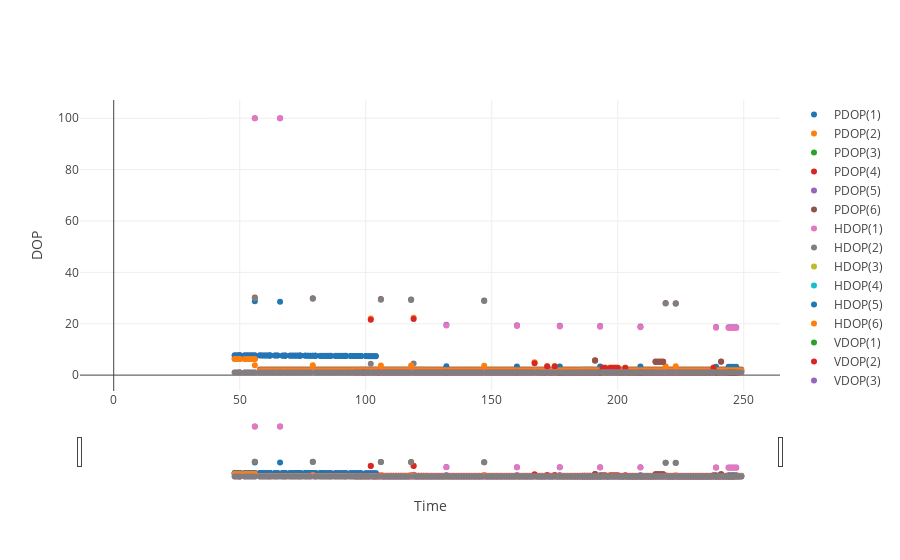

The code cell stored with this chart in its notebook:
### Code cell
data = [{
            'x': r[r.fixseq==seq]['fixtime'],
            'y': r[r.fixseq==seq]['pdop'],
            'name': 'PDOP({})'.format(seq), 'mode': 'markers',
        } for seq in r.fixseq.unique()]
data.extend([{
            'x': r[r.fixseq==seq]['fixtime'],
            'y': r[r.fixseq==seq]['hdop'],
            'name': 'HDOP({})'.format(seq), 'mode': 'markers',
        } for seq in r.fixseq.unique()])
data.extend([{
            'x': r[r.fixseq==seq]['fixtime'],
            'y': r[r.fixseq==seq]['vdop'],
            'name': 'VDOP({})'.format(seq), 'mode': 'markers',
        } for seq in r.fixseq.unique()])

iplot(
    {
        'data': data,
        'layout': {
            'xaxis': {'title': 'Time', 'rangeslider': {}},
            'yaxis': {'title': "DOP"}
            
        }
    }
)

### Figure 1 — Plotly figure (JSON) as saved in the notebook; plotly's stock layout.template omitted (floating-point values rounded to 4 significant figures; data arrays with more than 128 entries replaced by an {"elided": "..."} marker saying what was removed)
{"data": [{"mode": "markers", "name": "PDOP(1)", "x": [2, 3, 4, 5, 6, 7, 8, 9, 11, 11, 13, 13, 15, 15, 17, 18, 19, 20, 20, 21, 22, 23, 24, 25, 26, 27, 28, 29, 30, 31, 32, 33, 34, 35, 36, 37, 39, 40, 41, 41, 43, 44, 45, 46, 47, 48, 49, 50, 51, 51, 52, 53, 54, 55, 56, 56, 57, 58, 59, 60, 61, 62, 63, 64, 65, 66, 67, 68, 69, 70, 71, 72, 73, 74, 75, 76, 77, 78, 79, 80, 81, 82, 83, 84, 85, 86, 87, 88, 89, 90, 91, 92, 92], "y": [null, null, null, null, null, null, null, null, null, null, null, null, null, null, null, null, null, null, null, null, null, null, null, null, null, null, null, null, null, null, null, null, null, null, null, null, null, null, null, null, null, null, null, null, null, null, null, null, null, null, null, null, null, null, null, null, null, null, null, null, null, null, null, null, null, null, null, null, null, null, null, null, null, null, null, null, null, null, null, null, null, null, null, null, null, null, null, null, null, null, null, null, null]}, {"mode": "markers", "name": "PDOP(2)", "x": {"elided": "246 int values"}, "y": {"elided": "246 float values"}}, {"mode": "markers", "name": "PDOP(3)", "x": {"elided": "246 int values"}, "y": {"elided": "246 null values"}}, {"mode": "markers", "name": "PDOP(4)", "x": {"elided": "245 int values"}, "y": {"elided": "245 float values"}}, {"mode": "markers", "name": "PDOP(5)", "x": {"elided": "246 int values"}, "y": {"elided": "246 float values"}}, {"mode": "markers", "name": "PDOP(6)", "x": {"elided": "246 int values"}, "y": {"elided": "246 float values"}}, {"mode": "markers", "name": "HDOP(1)", "x": [2, 3, 4, 5, 6, 7, 8, 9, 11, 11, 13, 13, 15, 15, 17, 18, 19, 20, 20, 21, 22, 23, 24, 25, 26, 27, 28, 29, 30, 31, 32, 33, 34, 35, 36, 37, 39, 40, 41, 41, 43, 44, 45, 46, 47, 48, 49, 50, 51, 51, 52, 53, 54, 55, 56, 56, 57, 58, 59, 60, 61, 62, 63, 64, 65, 66, 67, 68, 69, 70, 71, 72, 73, 74, 75, 76, 77, 78, 79, 80, 81, 82, 83, 84, 85, 86, 87, 88, 89, 90, 91, 92, 92], "y": [null, null, null, null, null, null, null, null, null, null, null, null, null, null, null, null, null, null, null, null, null, null, null, null, null, null, null, null, null, null, null, null, null, null, null, null, null, null, null, null, null, null, null, null, null, null, null, null, null, null, null, null, null, null, null, null, null, null, null, null, null, null, null, null, null, null, null, null, null, null, null, null, null, null, null, null, null, null, null, null, null, null, null, null, null, null, null, null, null, null, null, null, null]}, {"mode": "markers", "name": "HDOP(2)", "x": {"elided": "246 int values"}, "y": {"elided": "246 float values"}}, {"mode": "markers", "name": "HDOP(3)", "x": {"elided": "246 int values"}, "y": {"elided": "246 null values"}}, {"mode": "markers", "name": "HDOP(4)", "x": {"elided": "245 int values"}, "y": {"elided": "245 float values"}}, {"mode": "markers", "name": "HDOP(5)", "x": {"elided": "246 int values"}, "y": {"elided": "246 float values"}}, {"mode": "markers", "name": "HDOP(6)", "x": {"elided": "246 int values"}, "y": {"elided": "246 float values"}}, {"mode": "markers", "name": "VDOP(1)", "x": [2, 3, 4, 5, 6, 7, 8, 9, 11, 11, 13, 13, 15, 15, 17, 18, 19, 20, 20, 21, 22, 23, 24, 25, 26, 27, 28, 29, 30, 31, 32, 33, 34, 35, 36, 37, 39, 40, 41, 41, 43, 44, 45, 46, 47, 48, 49, 50, 51, 51, 52, 53, 54, 55, 56, 56, 57, 58, 59, 60, 61, 62, 63, 64, 65, 66, 67, 68, 69, 70, 71, 72, 73, 74, 75, 76, 77, 78, 79, 80, 81, 82, 83, 84, 85, 86, 87, 88, 89, 90, 91, 92, 92], "y": [null, null, null, null, null, null, null, null, null, null, null, null, null, null, null, null, null, null, null, null, null, null, null, null, null, null, null, null, null, null, null, null, null, null, null, null, null, null, null, null, null, null, null, null, null, null, null, null, null, null, null, null, null, null, null, null, null, null, null, null, null, null, null, null, null, null, null, null, null, null, null, null, null, null, null, null, null, null, null, null, null, null, null, null, null, null, null, null, null, null, null, null, null]}, {"mode": "markers", "name": "VDOP(2)", "x": {"elided": "246 int values"}, "y": {"elided": "246 float values"}}, {"mode": "markers", "name": "VDOP(3)", "x": {"elided": "246 int values"}, "y": {"elided": "246 null values"}}, {"mode": "markers", "name": "VDOP(4)", "x": {"elided": "245 int values"}, "y": {"elided": "245 float values"}}, {"mode": "markers", "name": "VDOP(5)", "x": {"elided": "246 int values"}, "y": {"elided": "246 float values"}}, {"mode": "markers", "name": "VDOP(6)", "x": {"elided": "246 int values"}, "y": {"elided": "246 float values"}}], "layout": {"xaxis": {"rangeslider": {}, "title": "Time"}, "yaxis": {"title": "DOP"}}}
